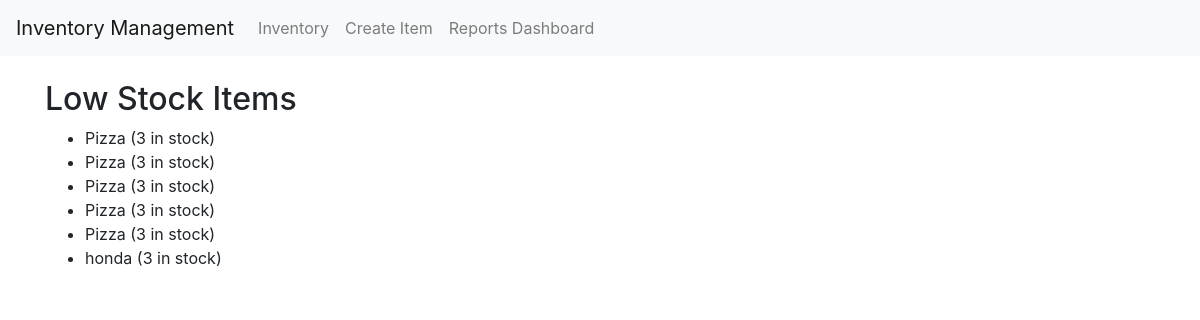
The app's page /reports/low_stock_items/, older data.
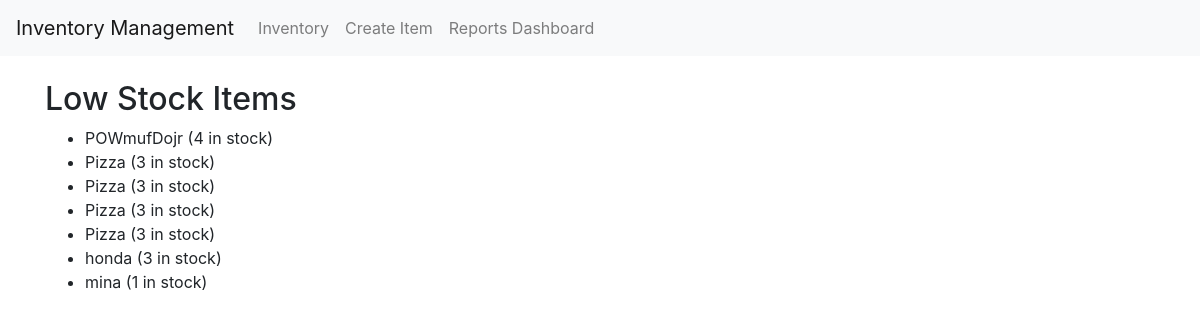
The same page, newer data.
### inventory/models.py (models this page shows, shortened)
class Item(models.Model):
    CATEGORY_CHOICES = [
        ('electronics', 'Electronics'),
        ('clothing', 'Clothing'),
        ('books', 'Books'),
    ]
    name = models.CharField(max_length=255)
    category = models.CharField(max_length=100, choices=CATEGORY_CHOICES, blank=True, null=True)
    quantity = models.IntegerField(validators=[MinValueValidator(0)])
    price = models.DecimalField(max_digits=10, decimal_places=2)
    description = models.TextField(blank=True, null=True)
    image = models.ImageField(upload_to='item_images/', blank=True, null=True)

### inventory/views.py (the view)
# urls.py: path('reports/low_stock_items/', LowStockItemsView.as_view(), name='low_stock_items'),
class LowStockItemsView(ListView):
    template_name = 'inventory/low_stock_items.html'
    context_object_name = 'low_stock_items'
    def get_queryset(self):
        return Item.objects.filter(quantity__lt=5)

### inventory/templates/inventory/low_stock_items.html
{% extends 'base.html' %}
{% block content %}
<h2>Low Stock Items</h2>
<ul>
  {% for item in low_stock_items %}
  <li>{{ item.name }} ({{ item.quantity }} in stock)</li>
  {% endfor %}
</ul>
{% endblock %}

Row changes from the older to the newer data that the page shows:
removed Item: name "Pizza", quantity "3"
now on this page (row edited): Item: name "POWmufDojr", quantity "4"
added Item: name "mina", quantity "1"
